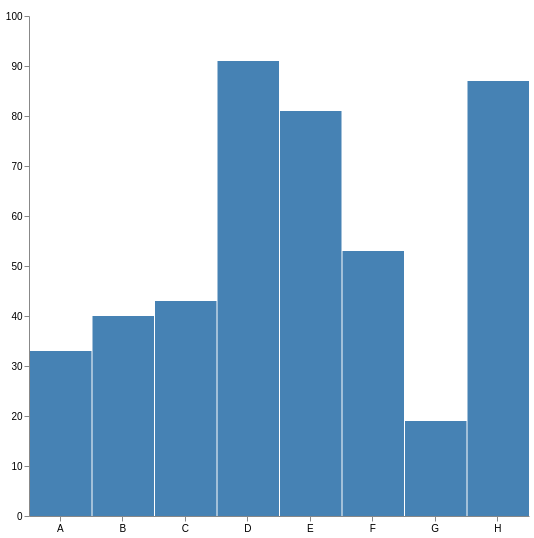

This figure's Vega-Lite source:
### Vega specification from a JSON file in a GitHub repository (floating-point values rounded to 4 significant figures)
{"$schema": "https://vega.github.io/schema/vega/v4.0.json", "width": 500, "height": 500, "padding": 5, "data": [{"name": "table", "values": [{"category": "A", "amount": 33}, {"category": "B", "amount": 40}, {"category": "C", "amount": 43}, {"category": "D", "amount": 91}, {"category": "E", "amount": 81}, {"category": "F", "amount": 53}, {"category": "G", "amount": 19}, {"category": "H", "amount": 87}], "transform": [{"type": "bin", "field": "amount", "extent": [0, 100], "maxbins": 5}]}], "signals": [{"name": "tooltip", "value": {}, "on": [{"events": "rect:mouseover", "update": "datum"}, {"events": "rect:mouseout", "update": "{}"}]}], "scales": [{"name": "xscale", "type": "band", "domain": {"data": "table", "field": "category"}, "range": "width"}, {"name": "yscale", "domain": {"data": "table", "field": "amount"}, "nice": true, "range": "height"}], "axes": [{"orient": "bottom", "scale": "xscale"}, {"orient": "left", "scale": "yscale"}], "marks": [{"type": "rect", "from": {"data": "table"}, "encode": {"enter": {"x": {"scale": "xscale", "field": "category", "offset": 1}, "width": {"scale": "xscale", "band": 1, "offset": -1}, "y": {"scale": "yscale", "field": "amount"}, "y2": {"scale": "yscale", "value": 0}}, "update": {"fill": {"value": "steelblue"}}, "hover": {"fill": {"value": "red"}}}}, {"type": "text", "encode": {"enter": {"align": {"value": "center"}, "baseline": {"value": "bottom"}, "fill": {"value": "#333"}}, "update": {"x": {"scale": "xscale", "signal": "tooltip.category", "band": 0.5}, "y": {"scale": "yscale", "signal": "tooltip.amount", "offset": -2}, "text": {"signal": "tooltip.amount"}, "fillOpacity": [{"test": "datum === tooltip", "value": 0}, {"value": 1}]}}}]}
